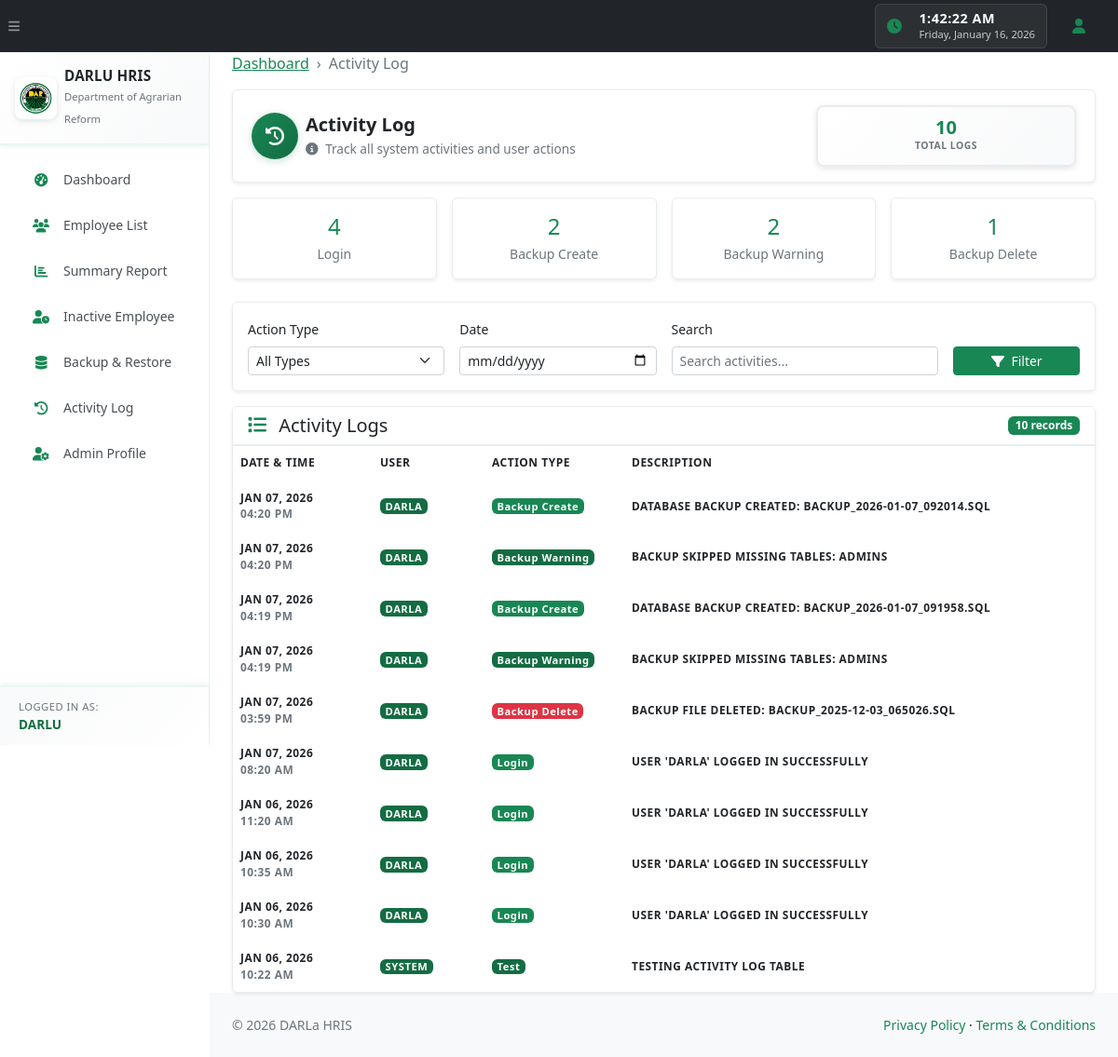
The page /activity_log.php (signed in) on the database as committed earlier.
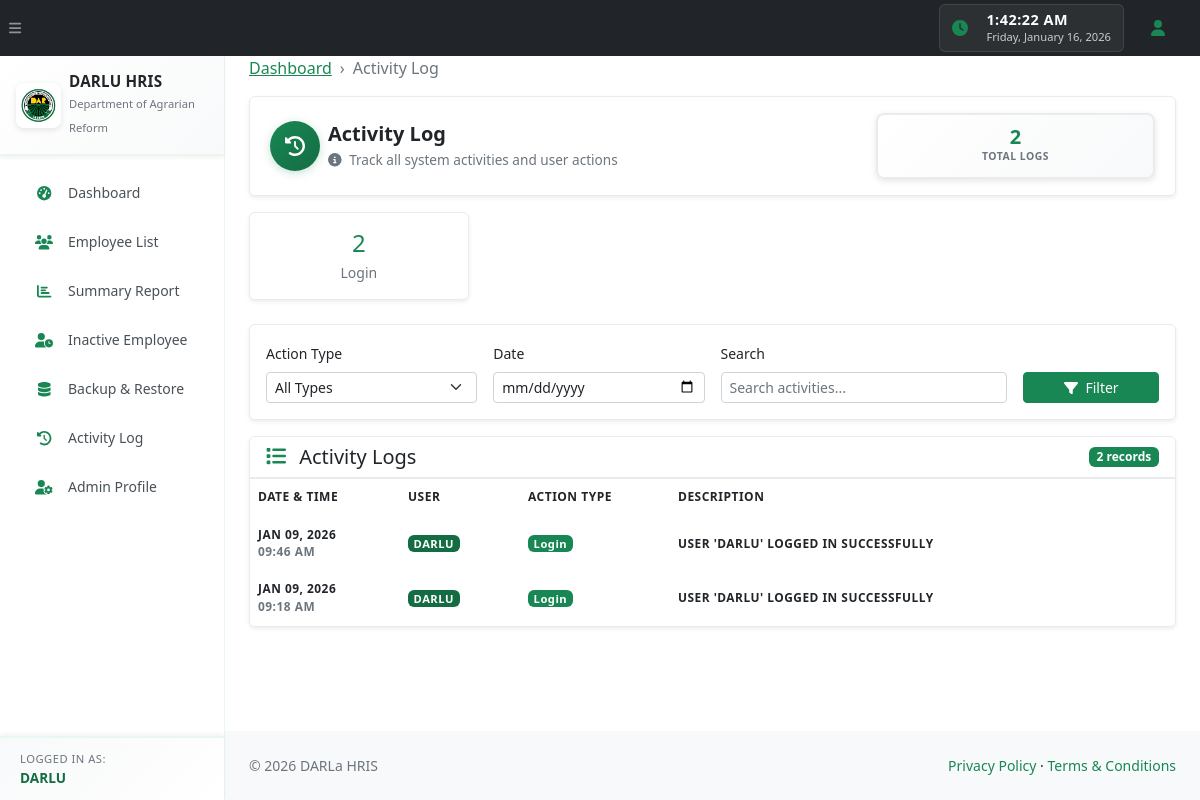
The same page on the database as committed later.
### tables this page shows
CREATE TABLE `activity_logs` (
  `id` int(10) unsigned NOT NULL AUTO_INCREMENT,
  `user_id` varchar(50) NOT NULL,
  `action_type` varchar(100) NOT NULL,
  `action_description` text NOT NULL,
  `table_name` varchar(100) DEFAULT NULL,
  `record_id` int(10) unsigned DEFAULT NULL,
  `ip_address` varchar(45) DEFAULT NULL,
  `user_agent` text DEFAULT NULL,
  `created_at` timestamp NOT NULL DEFAULT current_timestamp(),
  PRIMARY KEY (`id`),
  KEY `idx_user` (`user_id`),
  KEY `idx_action_type` (`action_type`),
  KEY `idx_created_at` (`created_at`),
  KEY `idx_table_record` (`table_name`,`record_id`)
);

### activity_log.php (the view, shortened to what this page needs)
<?php
require_once 'db.php';
try {
    $pdo->query("SELECT 1 FROM activity_logs LIMIT 1");
} catch (PDOException $e) {
    $pdo->exec("
        CREATE TABLE IF NOT EXISTS activity_logs (
            id INT UNSIGNED AUTO_INCREMENT PRIMARY KEY,
            user_id VARCHAR(50) NOT NULL,
            action_type VARCHAR(100) NOT NULL,
            action_description TEXT NOT NULL,
            table_name VARCHAR(100) DEFAULT NULL,
            record_id INT UNSIGNED DEFAULT NULL,
            user_agent TEXT DEFAULT NULL,
            created_at TIMESTAMP DEFAULT CURRENT_TIMESTAMP,
            INDEX idx_user (user_id),
            INDEX idx_action_type (action_type),
            INDEX idx_created_at (created_at),
            INDEX idx_table_record (table_name, record_id)
        )
    ");
}
$filterType = $_GET['type'] ?? 'all';
$filterDate = $_GET['date'] ?? '';
$searchQuery = $_GET['search'] ?? '';
$page = max(1, intval($_GET['page'] ?? 1));
$perPage = 50;
$offset = ($page - 1) * $perPage;
$whereConditions = [];
$whereClause = !empty($whereConditions) ? 'WHERE ' . implode(' AND ', $whereConditions) : '';
$countStmt = $pdo->prepare("SELECT COUNT(*) FROM activity_logs $whereClause");
$countStmt->execute();
$totalRecords = $countStmt->fetchColumn();
$stmt = $pdo->prepare("
    SELECT * FROM activity_logs
    $whereClause
    ORDER BY created_at DESC
    LIMIT :limit OFFSET :offset
");
$stmt->bindValue(':limit', $perPage, PDO::PARAM_INT);
$stmt->bindValue(':offset', $offset, PDO::PARAM_INT);
$stmt->execute();
$logs = $stmt->fetchAll();
$statsStmt = $pdo->query("
    SELECT
        action_type,
        COUNT(*) as count
    FROM activity_logs
    GROUP BY action_type
    ORDER BY count DESC
");
$stats = $statsStmt->fetchAll();
require_once 'header.php';
?>
<ol class="breadcrumb mb-3">
    <li class="breadcrumb-item"><a href="index.php">Dashboard</a></li>
    <li class="breadcrumb-item active">Activity Log</li>
</ol>
<div class="card border-0 shadow-sm mb-3 professional-header-card compact-header">
    <div class="card-body p-3">
        <div class="row align-items-center">
            <div class="col-md-8">
                <div class="d-flex align-items-center">
                    <div class="directory-avatar me-2">
                        <div class="avatar-circle compact-avatar">
                            <i class="fas fa-history"></i>
                        </div>
                    </div>
                    <div>
                        <h1 class="h4 mb-0 fw-bold text-dark">Activity Log</h1>
                        <p class="text-muted mb-0 small">
                            <i class="fas fa-info-circle me-1"></i>
                            Track all system activities and user actions
                        </p>
                    </div>
                </div>
            </div>
            <div class="col-md-4 text-md-end mt-2 mt-md-0">
                <div class="stat-box-compact">
                    <div class="stat-number-compact"><?= number_format($totalRecords) ?></div>
                    <div class="stat-label-compact">Total Logs</div>
                </div>
            </div>
        </div>
    </div>
</div>
<div class="row g-3 mb-4">
    <?php foreach (array_slice($stats, 0, 4) as $stat): ?>
        <div class="col-md-3">
            <div class="card border-0 shadow-sm">
                <div class="card-body text-center">
                    <div class="h4 mb-1 text-primary"><?= number_format($stat['count']) ?></div>
                    <div class="small text-muted text-capitalize"><?= htmlspecialchars(str_replace('_', ' ', $stat['action_type'])) ?></div>
                </div>
            </div>
        </div>
    <?php endforeach; ?>
</div>
<div class="card border-0 shadow-sm mb-3">
    <div class="card-body">
        <form method="get" class="row g-3">
            <div class="col-md-3">
                <label for="type" class="form-label small">Action Type</label>
                <select class="form-select form-select-sm" id="type" name="type">
                    <option value="all" <?= $filterType === 'all' ? 'selected' : '' ?>>All Types</option>
                </select>
            </div>
            <div class="col-md-3">
                <label for="date" class="form-label small">Date</label>
                <input type="date" class="form-control form-control-sm" id="date" name="date" value="<?= htmlspecialchars($filterDate) ?>">
            </div>
            <div class="col-md-4">
                <label for="search" class="form-label small">Search</label>
                <input type="text" class="form-control form-control-sm" id="search" name="search"
                       value="<?= htmlspecialchars($searchQuery) ?>" placeholder="Search activities...">
            </div>
            <div class="col-md-2 d-flex align-items-end">
                <button type="submit" class="btn btn-primary btn-sm w-100">
                    <i class="fas fa-filter me-1"></i> Filter
                </button>
            </div>
        </form>
    </div>
</div>
<div class="card border-0 shadow-sm">
    <div class="card-header bg-white border-bottom d-flex justify-content-between align-items-center">
        <h5 class="card-title mb-0">
            <i class="fas fa-list me-2 text-primary"></i>
            Activity Logs
        </h5>
        <span class="badge bg-primary"><?= number_format($totalRecords) ?> records</span>
    </div>
    <div class="card-body p-0">
        <?php if (empty($logs)): ?>
            <div class="text-center py-5">
                <i class="fas fa-inbox fa-3x text-muted mb-3 d-block"></i>
                <p class="text-muted mb-0">No activity logs found.</p>
            </div>
        <?php else: ?>
            <div class="table-responsive">
                <table class="employee-table">
                    <thead>
                    <tr>
                        <th style="width: 150px;">Date & Time</th>
                        <th style="width: 120px;">User</th>
                        <th style="width: 150px;">Action Type</th>
                        <th>Description</th>
                    </tr>
                    </thead>
                    <tbody>
                    <?php foreach ($logs as $log): ?>
                        <tr>
                            <td>
                                <div class="small">
                                    <div class="fw-bold"><?= date('M d, Y', strtotime($log['created_at'])) ?></div>
                                    <div class="text-muted"><?= date('h:i A', strtotime($log['created_at'])) ?></div>
                                </div>
                            </td>
                            <td>
                                <span class="badge bg-secondary"><?= htmlspecialchars($log['user_id']) ?></span>
                            </td>
                            <td>
                                <?php
                                $typeColors = [
                                    'login' => 'success',
                                    'logout' => 'secondary',
                                    'employee_create' => 'primary',
                                    'employee_update' => 'info',
                                    'employee_delete' => 'danger',
                                    'backup_create' => 'success',
                                    'backup_restore' => 'warning',
                                    'backup_delete' => 'danger',
                                    'event_create' => 'primary',
                                    'event_update' => 'info',
                                    'event_delete' => 'danger',
                                    'profile_update' => 'info',
                                    'password_change' => 'warning'
                                ];
                                $color = $typeColors[$log['action_type']] ?? 'secondary';
                                ?>
                                <span class="badge bg-<?= $color ?> text-capitalize">
                                    <?= htmlspecialchars(str_replace('_', ' ', $log['action_type'])) ?>
                                </span>
                            </td>
                            <td>
                                <div class="small">
                                    <?= htmlspecialchars($log['action_description']) ?>
                                </div>
                            </td>
                        </tr>
                    <?php endforeach; ?>
                    </tbody>
                </table>
            </div>
        <?php endif; ?>
    </div>
</div>
<?php
require_once 'footer.php';
?>

### header.php (shortened to what this page needs)
<?php
$adminUsername = $_SESSION['admin_username'] ?? 'Admin';
?>
<!DOCTYPE html>
<html lang="en">
<head>
    <link href="https://cdn.jsdelivr.net/npm/bootstrap@5.3.3/dist/css/bootstrap.min.css" rel="stylesheet">
    <link rel="stylesheet" href="css/employee.css">
    <link href="https://cdn.jsdelivr.net/npm/simple-datatables@7.1.2/dist/style.min.css" rel="stylesheet">
    <link href="startbootstrap-sb-admin-gh-pages/css/styles.css" rel="stylesheet">
    <link rel="stylesheet" href="css/employee.css">
</head>
<body class="sb-nav-fixed">
<nav class="sb-topnav navbar navbar-expand navbar-dark bg-dark">
    <button class="btn btn-link btn-sm order-1 order-lg-0 me-4 me-lg-0" id="sidebarToggle" href="#!">
        <i class="fas fa-bars"></i>
    </button>
    <div class="ms-auto me-3 d-none d-md-flex align-items-center">
        <div class="system-clock-wrapper">
            <i class="fas fa-clock me-2 text-success"></i>
            <div class="clock-display">
                <div class="clock-time" id="current-time">--:--:-- --</div>
                <div class="clock-date" id="current-date">-- --, ----</div>
            </div>
        </div>
    </div>
    <ul class="navbar-nav ms-auto ms-md-0 me-3 me-lg-4">
        <li class="nav-item dropdown">
            <a class="nav-link" id="navbarDropdown" href="#" role="button"
               data-bs-toggle="dropdown" aria-expanded="false">
                <i class="fas fa-user fa-fw"></i>
            </a>
        </li>
    </ul>
</nav>
<div id="layoutSidenav">
    <div id="layoutSidenav_nav">
        <nav class="sb-sidenav accordion sb-sidenav-light" id="sidenavAccordion">
            <div class="sb-sidenav-brand">
                <div class="d-flex align-items-center px-3 py-3">
                    <img src="BG-DAR1-removebg-preview.png" alt="DAR Logo" class="sidebar-logo me-2">
                    <div>
                        <div class="fw-bold text-dark">DARLU HRIS</div>
                        <small class="text-muted">Department of Agrarian Reform</small>
                    </div>
                </div>
            </div>
            <div class="sb-sidenav-menu">
                <div class="nav">
                    <a class="nav-link" href="index.php">
                        <div class="sb-nav-link-icon"><i class="fas fa-tachometer-alt"></i></div>
                        Dashboard
                    </a>
                    <a class="nav-link" href="employee_directory.php">
                        <div class="sb-nav-link-icon"><i class="fas fa-users"></i></div>
                        Employee List
                    </a>
                    <a class="nav-link" href="employee_summary_report.php">
                        <div class="sb-nav-link-icon"><i class="fas fa-chart-bar"></i></div>
                        Summary Report
                    </a>
                    <a class="nav-link" href="retired_employees.php">
                        <div class="sb-nav-link-icon"><i class="fas fa-user-clock"></i></div>
                        Inactive Employee
                    </a>
                    <a class="nav-link" href="backup_restore.php">
                        <div class="sb-nav-link-icon"><i class="fas fa-database"></i></div>
                        Backup &amp; Restore
                    </a>
                    <a class="nav-link" href="activity_log.php">
                        <div class="sb-nav-link-icon"><i class="fas fa-history"></i></div>
                        Activity Log
                    </a>
                    <a class="nav-link" href="admin_profile.php">
                        <div class="sb-nav-link-icon"><i class="fas fa-user-cog"></i></div>
                        Admin Profile
                    </a>
                </div>
            </div>
            <div class="sb-sidenav-footer">
                <div class="small text-muted mb-1">Logged in as:</div>
                <div class="fw-bold text-dark"><?= htmlspecialchars($adminUsername) ?></div>
            </div>
        </nav>
    </div>
    <div id="layoutSidenav_content">
        <main>
            <div class="container-fluid px-4">

### footer.php (shortened to what this page needs)
            </div>
        </main>
        <footer class="py-4 bg-light mt-auto">
            <div class="container-fluid px-4">
                <div class="d-flex align-items-center justify-content-between small">
                    <div class="text-muted">&copy; <?= date('Y') ?> DARLa HRIS</div>
                    <div>
                        <a href="privacy_policy.php" class="text-decoration-none">Privacy Policy</a>
                        &middot;
                        <a href="terms_conditions.php" class="text-decoration-none">Terms &amp; Conditions</a>
                    </div>
                </div>
            </div>
        </footer>
    </div>
</div>
</body>
</html>

Rows that differ between the two databases and show on the page:
removed activity_logs: created_at "JAN 07, 2026", created_at "04:20 PM", user "DARLA", action_type "Backup Create", action_description "DATABASE BACKUP CREATED: BACKUP_2026-01-07_092014.SQL"
removed activity_logs: created_at "JAN 07, 2026", created_at "04:20 PM", user "DARLA", action_type "Backup Warning", action_description "BACKUP SKIPPED MISSING TABLES: ADMINS"
removed activity_logs: created_at "JAN 07, 2026", created_at "04:19 PM", user "DARLA", action_type "Backup Create", action_description "DATABASE BACKUP CREATED: BACKUP_2026-01-07_091958.SQL"
removed activity_logs: created_at "JAN 07, 2026", created_at "04:19 PM", user "DARLA", action_type "Backup Warning", action_description "BACKUP SKIPPED MISSING TABLES: ADMINS"
removed activity_logs: created_at "JAN 07, 2026", created_at "03:59 PM", user "DARLA", action_type "Backup Delete", action_description "BACKUP FILE DELETED: BACKUP_2025-12-03_065026.SQL"
removed activity_logs: created_at "JAN 07, 2026", created_at "08:20 AM", user "DARLA", action_type "Login", action_description "USER 'DARLA' LOGGED IN SUCCESSFULLY"
removed activity_logs: created_at "JAN 06, 2026", created_at "11:20 AM", user "DARLA", action_type "Login", action_description "USER 'DARLA' LOGGED IN SUCCESSFULLY"
removed activity_logs: created_at "JAN 06, 2026", created_at "10:35 AM", user "DARLA", action_type "Login", action_description "USER 'DARLA' LOGGED IN SUCCESSFULLY"
removed activity_logs: created_at "JAN 06, 2026", created_at "10:30 AM", user "DARLA", action_type "Login", action_description "USER 'DARLA' LOGGED IN SUCCESSFULLY"
removed activity_logs: created_at "JAN 06, 2026", created_at "10:22 AM", user "SYSTEM", action_type "Test", action_description "TESTING ACTIVITY LOG TABLE"
added activity_logs: created_at "JAN 09, 2026", created_at "09:46 AM", user "DARLU", action_type "Login", action_description "USER 'DARLU' LOGGED IN SUCCESSFULLY"
added activity_logs: created_at "JAN 09, 2026", created_at "09:18 AM", user "DARLU", action_type "Login", action_description "USER 'DARLU' LOGGED IN SUCCESSFULLY"
Other text that changed with them:
$totalRecords: "10" → "2"
new list line: "2 Login"
list line gone: "4 Login"
list line gone: "2 Backup Create"
list line gone: "2 Backup Warning"
list line gone: "1 Backup Delete"
